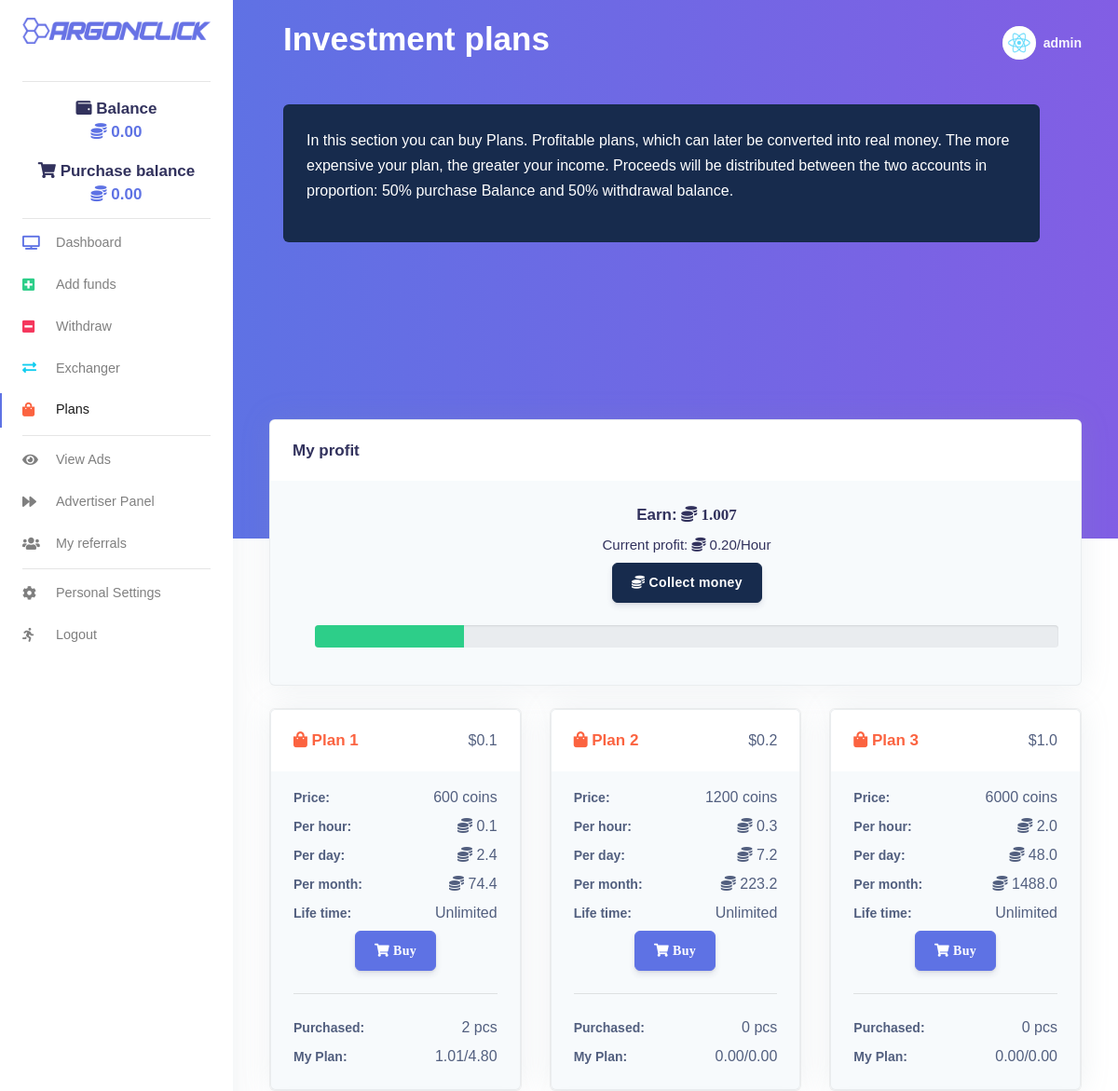
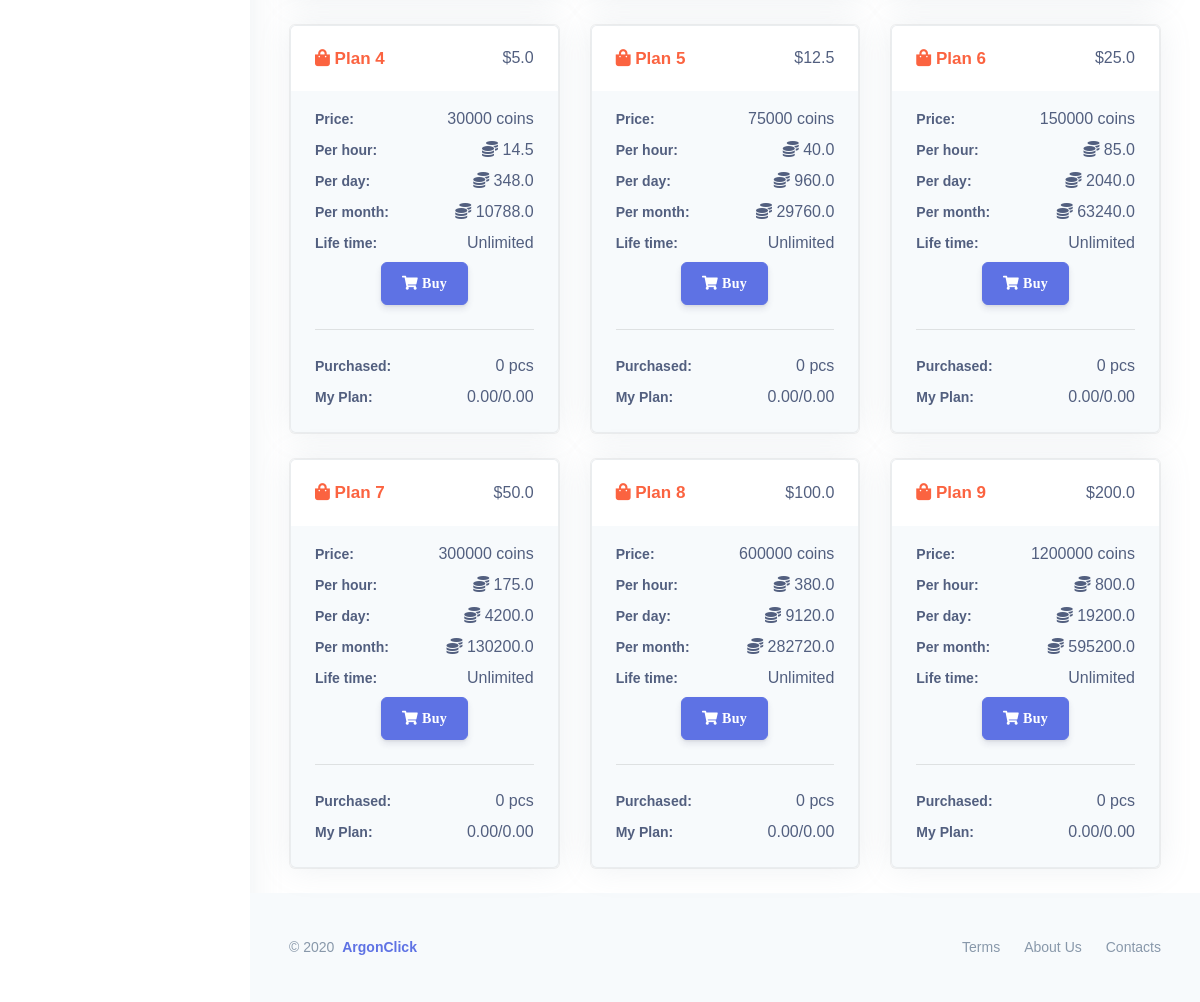
Screenshot of /plans/ (signed in) with the database file from the repository (2 pictures, top to bottom).
### frontend/models.py (models this page shows, shortened)
class Profile(models.Model):
    user = models.OneToOneField(User, on_delete=models.CASCADE)
    bio = models.TextField(max_length=500, blank=True)
    code = models.CharField(max_length=6, blank=True)
    recommended_by = models.ForeignKey(User, on_delete=models.CASCADE, blank=True, null=True, related_name="ref_by")
    balance = models.FloatField(default=0.00, max_length=7)
    purchase_balance = models.FloatField(default=0.00, max_length=7)
    click = models.IntegerField(default=0)
    per_hour = models.FloatField(default=0.00, max_length=7)
    profit = models.FloatField(default=0.00, max_length=7)
    alltime_earning = models.FloatField(default=0.00)
    investment_plans = models.TextField(blank=True, null=True)
    all_deposits = models.FloatField(default=0.00, max_length=7)
    earned_click = models.FloatField(default=0.00, max_length=7)
    deposit = models.FloatField(default=0.00, max_length=7)
    paid_out = models.FloatField(default=0.00, max_length=7)
    payeer = models.CharField(max_length=9, blank=True, null=True)
    perfectmoney = models.CharField(max_length=9, blank=True, null=True)
    created = models.DateTimeField(auto_now_add=True)
    plan_created = models.DateTimeField(auto_now_add=True)
    no_plan = models.IntegerField(default=0)
    no_ad = models.IntegerField(default=0)
    title = models.CharField(max_length=70, blank=True, null=True)
    url = models.URLField(blank=True, max_length=200)
    ads = models.TextField(blank=True, null=True)
    plans = models.TextField(blank=True, null=True)
    def save(self, *args, **kwargs):
        if self.code == '':
            code = generate_ref_code()
            self.code = code
        super().save(*args, **kwargs)

class PlansPlan(models.Model):
    price = models.IntegerField(default=0)
    price_in_dollor  = models.FloatField(default=0)
    per_hour = models.FloatField(default=0)
    per_day = models.FloatField(default=0)
    per_month = models.FloatField(default=0)
    life_time = models.CharField(max_length=10)
    def save(self, *args, **kwargs):
        super().save(*args, **kwargs)

### frontend/views.py (the view, shortened to what this page needs)
# urls.py: path('plans/', views.plans, name="plans_page"),
@login_required(login_url='login_page')
def plans(request, *args, **kwargs):
    user_obj = User.objects.get(username=str(request.user.username))
    profile = Profile.objects.get(user=user_obj)
    if profile.plans in ['plans', None]: profile.ads = ''
    if profile.investment_plans in ['plans', None]: profile.investment_plans = ''
    a = pytz.utc.localize(datetime.utcnow())
    b = a-profile.plan_created
    second = b.seconds
    hour = second/3600
    profile.per_hour = 0
    b = save_asList(profile, profile.investment_plans)
    l = PlansPlan.objects.count()
    prof = [0]*l
    max_prof = [0]*l
    for plan in PlansPlan.objects.all():
        profile.per_hour += plan.per_hour*int(b[plan.id-1])
        if len(save_asList(profile, profile.investment_plans)) != PlansPlan.objects.count():
            profile.investment_plans += f"0"
        plan.save()
    for i in range(l):
        plan = PlansPlan.objects.get(id=i+1)
        max_prof[i] = 24*plan.per_hour*int(b[i])
        if hour > 24:
            profile.profit = 24*profile.per_hour
            prof[i] = 24*plan.per_hour*int(b[i])
        else:
            profile.profit = hour*profile.per_hour
            prof[i] = hour*plan.per_hour*int(b[i])
    if "collect" in request.POST:
        profile.balance += profile.profit/2
        profile.purchase_balance += profile.profit/2
        profile.profit = 0
        profile.plan_created = pytz.utc.localize(datetime.utcnow())
    if profile.profit > profile.per_hour*24:
        profile.profit = profile.per_hour*24
        max_profit = 100
    elif profile.profit == 0:
        max_profit = 0
    else:
        max_profit = int((profile.profit/(profile.per_hour*24)*100))
    profile.save()
    return render(request, 'frontend/plans.html', {"profile": profile,
                                                   "plans": zip(PlansPlan.objects.all(), prof, max_prof, save_asList(profile, profile.investment_plans)),
                                                   "profit": profile.profit,
                                                   "max_profit": max_profit,
                                                   })

### frontend/templates/frontend/plans.html (shortened to what this page needs)
{% load i18n static %}<!DOCTYPE html>
{% load static %}
{% load compress %}
{% get_current_language as LANGUAGE_CODE %}{% get_current_language_bidi as LANGUAGE_BIDI %}
<html lang="{{ LANGUAGE_CODE|default:"en-us" }}" {% if LANGUAGE_BIDI %}dir="rtl"{% endif %}>
<head>
    {% compress css %}
    <link rel="stylesheet" type="text/css" href="{% static 'css/css.css' %}" charset="utf-8">
    <link rel="stylesheet" href="https://cdnjs.cloudflare.com/ajax/libs/font-awesome/5.5.0/css/all.css" type="text/css" charset="utf-8">
    <link rel="stylesheet" href="https://appsrv1-147a1.kxcdn.com/black-dashboard/css/nucleo-icons.min.css" type="text/css" charset="utf-8">
    <link rel="stylesheet" type="text/css" href="{% static 'css/argon-dashboard.css' %}" charset="utf-8">
    <link rel="stylesheet" type="text/css" href="{% static 'css/animate.css' %}" charset="utf-8">
    {% endcompress %}
</head>
{% load i18n %}
<body class="body">
<nav class="navbar navbar-vertical fixed-left navbar-expand-md navbar-light bg-white" id="sidenav-main">
  <div class="container-fluid">
    <a class="navbar-brand pt-0" href="{% url 'home_page' %}"> <img src="{% static 'img/blue.png' %}" class="navbar-brand-img" alt="..."> </a>
    <div class="collapse navbar-collapse" id="sidenav-collapse-main">
        <hr class="my--2">
      <ul id="wallet-shopping" class="navbar-nav">
           <div class="text-center mt-4">
                    <h3><i class="fas fa-wallet"></i> Balance</h3>
                    <div class="h3 font-weight-bold text-primary mt--2"> <i class="fas fa-coins"></i>  {{ profile.balance|floatformat:2 }}</div>
                  </div>
             <div class="text-center mt-2">
                    <h3><i class="fas fa-shopping-cart"></i> Purchase balance</h3>
                    <div class="h3 font-weight-bold text-primary mt--2"> <i class="fas fa-coins"></i>  {{ profile.purchase_balance|floatformat:2  }}</div>
                  </div>
      </ul>
           <hr class="my-1">
      <ul class="navbar-nav">
        <li class="nav-item"> <a class="nav-link" href="{% url 'account_page' %}"> <i class="fa fa-tv text-primary"></i> Dashboard </a> </li>
        <li class="nav-item"> <a class="nav-link" href="{% url 'insert_page' %}"> <i class="fa fa-plus-square text-success"></i> Add funds </a> </li>
        <li class="nav-item"> <a class="nav-link" href="{% url 'payment_page' %}"> <i class="fa fa-minus-square text-red"></i> Withdraw </a> </li>
        <li class="nav-item"> <a class="nav-link" href="{% url 'exchange_page' %}"> <i class="fas fa-exchange-alt text-info"></i> Exchanger </a> </li>
        <li class="nav-item"> <a class="nav-link active" href="{% url 'plans_page' %}"> <i class="fa fa-shopping-bag text-warning"></i> Plans </a> </li>
      </ul>
      <hr class="my-1">
      <ul class="navbar-nav">
        <li class="nav-item"> <a class="nav-link" href="{% url 'viewads_page' %}"> <i class="fa fa-eye"></i> View Ads </a> </li>
        <li class="nav-item"> <a class="nav-link" href="{% url 'viewads_add_page' %}"> <i class="fa fa-forward"></i> Advertiser Panel </a> </li>
        <li class="nav-item"> <a class="nav-link" href="{% url 'referrals_page' %}"> <i class="fa fa-users"></i> My referrals </a> </li>
      </ul>
      <hr class="my-1">
      <ul class="navbar-nav">
        <li class="nav-item"> <a class="nav-link" href="{% url 'settings_page' %}"> <i class="fa fa-cog"></i> Personal Settings </a> </li>
        <li class="nav-item"> <a class="nav-link" href="{% url 'exit_page' %}"> <i class="fas fa-running"></i> Logout </a> </li>
      </ul>
    </div>
  </div>
</nav>
  <div class="main-content">
    <nav class="navbar navbar-top navbar-expand-md navbar-dark" id="navbar-main">
      <div class="container-fluid">
        <div class="col">
          <h1 class="display-3 text-white">Investment plans</h1>
        </div>
      <ul class="navbar-nav align-items-center d-none d-md-flex">
        <li class="nav-item dropdown"> <a class="nav-link pr-0" href="#" role="button" data-toggle="dropdown" aria-haspopup="true" aria-expanded="false">
          <div class="media align-items-center"> <span class="avatar avatar-sm rounded-circle"> <img alt="Image placeholder" src="{% static 'img/react.jpg' %}"> </span>
            <div class="media-body ml-2 d-none d-lg-block"> <span class="mb-0 text-sm  font-weight-bold notranslate">{{ user.username|default:'Guest' }}</span> </div>
          </div>
          </a>
        </li>
      </ul>
      </div>
    </nav>
    <div class="header bg-gradient-primary pb-9 pt-7 pt-md-8">
      <div class="container-fluid d-flex align-items-center mt--3">
        <div class="row  col">
          <div class="col-xl-12 col-lg-12">
            <div class="card bg-default">
              <div class="card-body">
                <div class="text-white">
                  <p>In this section you can buy Plans. Profitable
plans, which can later be converted into real money. The more expensive
your plan, the greater your income. Proceeds will be distributed between
 the two accounts in proportion: 50% purchase Balance and 50% withdrawal
 balance.</p>
                </div>
              </div>
            </div>
          </div>
        </div>
      </div>
	  <div class="col-lg-12 text-center mt-4">
<iframe data-aa="1328909" src="//ad.a-ads.com/1328909?size=468x60" scrolling="no" style="width:468px; height:60px; border:0px; padding:0; overflow:hidden" allowtransparency="true" oz7o138jx=""></iframe>
<iframe data-aa="1328909" src="//ad.a-ads.com/1328909?size=468x60" scrolling="no" style="width:468px; height:60px; border:0px; padding:0; overflow:hidden" allowtransparency="true" oz7o138jx=""></iframe>
</div>
    </div>
    <div class="container-fluid mt--8">
      <div id="rate_click" class="row">
        <div class="col-xl-12">
          <div class="card bg-secondary shadow">
            <div class="card-header bg-white border-0">
              <div class="row align-items-center">
                <div class="col-8">
                  <h3 class="mb-0">My profit</h3>
                </div>
              </div>
            </div>
            <div class="card-body">
              <div class="pl-lg-4">
                <div class="row">
                  <div class="col-lg-12">
                    <div class="text-center">
                        <h3>Earn: <span class="fas fa-coins notranslate" id="Sbor"> {{ profit|floatformat:3 }}</span></h3>
                      <div class="h4 font-weight-300">Current profit: <i class="fas fa-coins"></i> {{ profile.per_hour|floatformat:2 }}/Hour</div>
                      <form action="{% url 'plans_page' %}" method="post">
                        <button class="btn btn-default" name="collect" id="collect-btn" type="submit">
                          <span class="btn-inner--icon"><i class="fa fa-coins"></i></span>
                          <span class="btn-inner--text">Collect money</span>
                        </button>
                      </form>
                      <br />
                    {% if max_profit <= 50 %}
                      <div class="progress">
                          <div class="progress-bar bg-success" role="progressbar" style="width: {{max_profit}}%" aria-valuenow="25" aria-valuemin="0" aria-valuemax="100"></div>
                      </div>
                    {% elif 50 < max_profit < 100 %}
                      <div class="progress">
                          <div class="progress-bar bg-warning" role="progressbar" style="width: {{max_profit}}%" aria-valuenow="75" aria-valuemin="0" aria-valuemax="100"></div>
                      </div>
                      {% elif max_profit >= 100 %}
                      <div class="progress">
                      <div class="progress-bar bg-danger" role="progressbar" style="width: 100%" aria-valuenow="100" aria-valuemin="0" aria-valuemax="100"></div>
                      </div>
                    {% endif %}
                    </div>
                  </div>
                </div>
              </div>
            </div>
          </div>
        </div>
      </div>
    </div>
    <div class="container-fluid">
      <div id="show_table" class="row">
          {% for plan, p, mp, pcs in plans %}
          <div class="col-xl-4 col-lg-6 mt-4">
            <div class="card card-stats mb-4 mb-xl-0">
              <div class="card bg-secondary shadow">
                <div class="card-header bg-white border-0">
                  <div class="row align-items-center">
                    <div class="col-8">
                        <h3 class="mb-0 text-warning"><span class="fa fa-shopping-bag"></span> Plan {{plan.id}}</h3>
                    </div>
                    <div class="col-4 text-right">${{plan.price_in_dollor}}</div>
                  </div>
                </div>
                <div class="card-body">
                  <div class="row">
                    <div class="col-lg-12">
                      <div>
                        <label class="form-control-label">Price:</label>
                        <span class="float-right">{{plan.price}} coins</span>
                      </div>
                      <div>
                        <label class="form-control-label">Per hour:</label>
                        <span class="float-right"><span class="fas fa-coins"></span> {{plan.per_hour}}</span>
                      </div>
                      <div>
                        <label class="form-control-label">Per day:</label>
                        <span class="float-right"><span class="fas fa-coins"></span> {{plan.per_day}}</span>
                      </div>
                      <div>
                        <label class="form-control-label">Per month:</label>
                        <span class="float-right"><span class="fas fa-coins"></span> {{plan.per_month}}</span>
                      </div>
					  <div>
                        <label class="form-control-label">Life time:</label>
                        <span class="float-right">Unlimited</span>
                      </div>
                    </div>
                  </div>
                  <div class="text-center">
                      <form action="{% url 'plans_page' %}" method="post">
                        <button class="btn fas fa-shopping-cart btn-3 btn-primary" name="{{plan.id}}" type="submit">
                        <span class="btn-inner--text">Buy</span>
                      </button>
                    </form>
                  </div>
                  <hr class="my-4">
                  <div class="row">
                    <div class="col-lg-12">
                      <div>
                        <label class="form-control-label">Purchased:</label>
                        <span class="float-right">{{ pcs }} pcs</span>
                      </div>
                      <div>
                        <label class="form-control-label">My Plan:</label>
                        <span class="float-right notranslate" id="Sbor{{plan.id}}">{{ p|floatformat:2 }}/{{ mp|floatformat:2 }}</span>
                      </div>
                    </div>
                  </div>
                </div>
              </div>
            </div>
          </div>
          {% endfor %}
      </div>
    </div>
    <footer class="footer mt-4">
      <div class="container-fluid">
        <div class="row align-items-center justify-content-xl-between">
          <div class="col-xl-6">
            <div class="copyright text-center text-xl-left text-muted"> © 2020 <a href="{% url 'home_page' %}" class="font-weight-bold ml-1">ArgonClick</a> </div>
          </div>
          <div class="col-xl-6">
            <ul class="nav nav-footer justify-content-center justify-content-xl-end">
              <li class="nav-item"> <a href="{% url 'terms_page' %}" class="nav-link">Terms</a> </li>
              <li class="nav-item"> <a href="{% url 'about_page'%}" class="nav-link">About Us</a> </li>
              <li class="nav-item"> <a href="{% url 'contacts_page' %}" class="nav-link">Contacts</a> </li>
            </ul>
          </div>
        </div>
      </div>
    </footer>
  </div>
</body></html>

### rows the page displays
Profile: balance "0.00", purchase_balance "0.00", profit "1.007", per_hour "0.20"
PlansPlan: id "1", price_in_dollor "0.1", price "600", per_hour "0.1", per_day "2.4", per_month "74.4", pcs "2", p "1.01", mp "4.80"
PlansPlan: id "2", price_in_dollor "0.2", price "1200", per_hour "0.3", per_day "7.2", per_month "223.2", pcs "0", p "0.00", mp "0.00"
PlansPlan: id "3", price_in_dollor "1.0", price "6000", per_hour "2.0", per_day "48.0", per_month "1488.0", pcs "0", p "0.00", mp "0.00"
PlansPlan: id "4", price_in_dollor "5.0", price "30000", per_hour "14.5", per_day "348.0", per_month "10788.0", pcs "0", p "0.00", mp "0.00"
PlansPlan: id "5", price_in_dollor "12.5", price "75000", per_hour "40.0", per_day "960.0", per_month "29760.0", pcs "0", p "0.00", mp "0.00"
PlansPlan: id "6", price_in_dollor "25.0", price "150000", per_hour "85.0", per_day "2040.0", per_month "63240.0", pcs "0", p "0.00", mp "0.00"
PlansPlan: id "7", price_in_dollor "50.0", price "300000", per_hour "175.0", per_day "4200.0", per_month "130200.0", pcs "0", p "0.00", mp "0.00"
PlansPlan: id "8", price_in_dollor "100.0", price "600000", per_hour "380.0", per_day "9120.0", per_month "282720.0", pcs "0", p "0.00", mp "0.00"
PlansPlan: id "9", price_in_dollor "200.0", price "1200000", per_hour "800.0", per_day "19200.0", per_month "595200.0", pcs "0", p "0.00", mp "0.00"

### other values shown
{{ user.username|default:'Guest' }} "admin"
